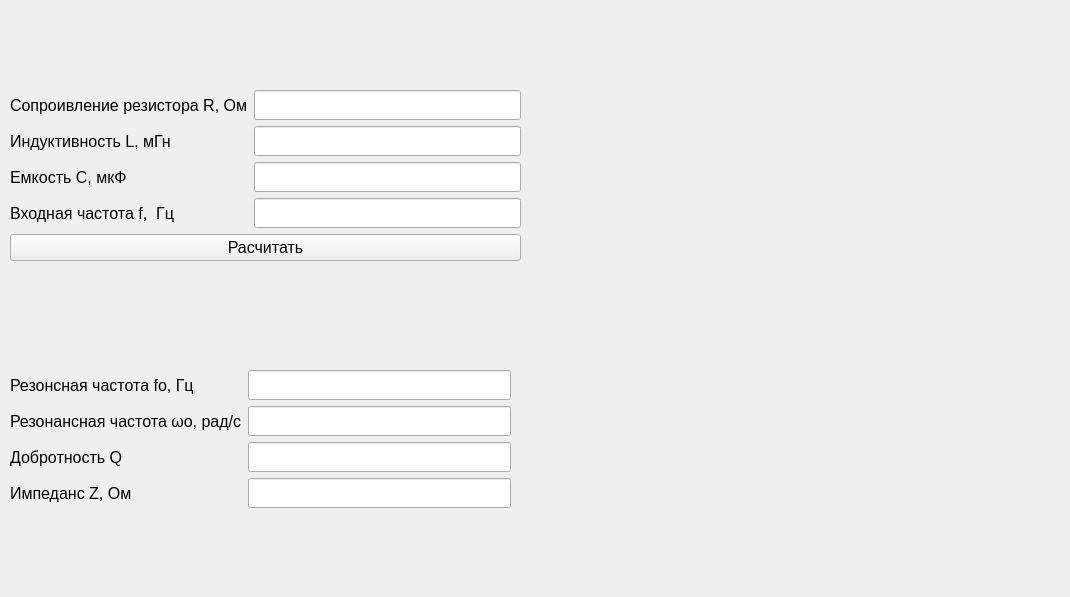
<?xml version="1.0" encoding="UTF-8"?>
<ui version="4.0">
 <class>Form</class>
 <widget class="QWidget" name="Form">
  <property name="geometry">
   <rect>
    <x>0</x>
    <y>0</y>
    <width>1070</width>
    <height>597</height>
   </rect>
  </property>
  <property name="windowTitle">
   <string>Form</string>
  </property>
  <widget class="QWidget" name="formLayoutWidget">
   <property name="geometry">
    <rect>
     <x>10</x>
     <y>370</y>
     <width>501</width>
     <height>151</height>
    </rect>
   </property>
   <layout class="QFormLayout" name="formLayout">
    <item row="1" column="0">
     <widget class="QLabel" name="label_5">
      <property name="maximumSize">
       <size>
        <width>16777215</width>
        <height>30</height>
       </size>
      </property>
      <property name="font">
       <font>
        <pointsize>12</pointsize>
       </font>
      </property>
      <property name="text">
       <string>Резонансная частота ωo, рад/с</string>
      </property>
      <property name="margin">
       <number>0</number>
      </property>
     </widget>
    </item>
    <item row="0" column="0">
     <widget class="QLabel" name="label_4">
      <property name="maximumSize">
       <size>
        <width>16777215</width>
        <height>30</height>
       </size>
      </property>
      <property name="font">
       <font>
        <pointsize>12</pointsize>
       </font>
      </property>
      <property name="text">
       <string>Резонсная частота fo, Гц</string>
      </property>
      <property name="margin">
       <number>0</number>
      </property>
     </widget>
    </item>
    <item row="2" column="0">
     <widget class="QLabel" name="label_10">
      <property name="maximumSize">
       <size>
        <width>16777215</width>
        <height>30</height>
       </size>
      </property>
      <property name="font">
       <font>
        <pointsize>12</pointsize>
       </font>
      </property>
      <property name="text">
       <string>Добротность Q</string>
      </property>
      <property name="margin">
       <number>0</number>
      </property>
     </widget>
    </item>
    <item row="0" column="1">
     <widget class="QLineEdit" name="Freq_hz">
      <property name="sizePolicy">
       <sizepolicy hsizetype="Expanding" vsizetype="Maximum">
        <horstretch>0</horstretch>
        <verstretch>0</verstretch>
       </sizepolicy>
      </property>
      <property name="minimumSize">
       <size>
        <width>0</width>
        <height>30</height>
       </size>
      </property>
     </widget>
    </item>
    <item row="1" column="1">
     <widget class="QLineEdit" name="Freq_rad">
      <property name="sizePolicy">
       <sizepolicy hsizetype="Expanding" vsizetype="Maximum">
        <horstretch>0</horstretch>
        <verstretch>0</verstretch>
       </sizepolicy>
      </property>
      <property name="minimumSize">
       <size>
        <width>0</width>
        <height>30</height>
       </size>
      </property>
     </widget>
    </item>
    <item row="2" column="1">
     <widget class="QLineEdit" name="QQ">
      <property name="sizePolicy">
       <sizepolicy hsizetype="Expanding" vsizetype="Maximum">
        <horstretch>0</horstretch>
        <verstretch>0</verstretch>
       </sizepolicy>
      </property>
      <property name="minimumSize">
       <size>
        <width>0</width>
        <height>30</height>
       </size>
      </property>
     </widget>
    </item>
    <item row="3" column="0">
     <widget class="QLabel" name="label_11">
      <property name="maximumSize">
       <size>
        <width>16777215</width>
        <height>30</height>
       </size>
      </property>
      <property name="font">
       <font>
        <pointsize>12</pointsize>
       </font>
      </property>
      <property name="text">
       <string>Импеданс Z, Ом</string>
      </property>
      <property name="margin">
       <number>0</number>
      </property>
     </widget>
    </item>
    <item row="3" column="1">
     <widget class="QLineEdit" name="ZZ">
      <property name="sizePolicy">
       <sizepolicy hsizetype="Expanding" vsizetype="Maximum">
        <horstretch>0</horstretch>
        <verstretch>0</verstretch>
       </sizepolicy>
      </property>
      <property name="minimumSize">
       <size>
        <width>0</width>
        <height>30</height>
       </size>
      </property>
     </widget>
    </item>
   </layout>
  </widget>
  <widget class="QWidget" name="formLayoutWidget_2">
   <property name="geometry">
    <rect>
     <x>10</x>
     <y>90</y>
     <width>511</width>
     <height>173</height>
    </rect>
   </property>
   <layout class="QFormLayout" name="formLayout_2">
    <item row="0" column="0">
     <widget class="QLabel" name="label">
      <property name="maximumSize">
       <size>
        <width>16777215</width>
        <height>30</height>
       </size>
      </property>
      <property name="font">
       <font>
        <pointsize>12</pointsize>
       </font>
      </property>
      <property name="text">
       <string>Сопроивление резистора R, Ом</string>
      </property>
      <property name="margin">
       <number>0</number>
      </property>
     </widget>
    </item>
    <item row="0" column="1">
     <widget class="QLineEdit" name="RR">
      <property name="sizePolicy">
       <sizepolicy hsizetype="Expanding" vsizetype="Maximum">
        <horstretch>0</horstretch>
        <verstretch>0</verstretch>
       </sizepolicy>
      </property>
      <property name="minimumSize">
       <size>
        <width>0</width>
        <height>30</height>
       </size>
      </property>
     </widget>
    </item>
    <item row="1" column="0">
     <widget class="QLabel" name="label_2">
      <property name="maximumSize">
       <size>
        <width>16777215</width>
        <height>30</height>
       </size>
      </property>
      <property name="font">
       <font>
        <pointsize>12</pointsize>
       </font>
      </property>
      <property name="text">
       <string>Индуктивность L, мГн</string>
      </property>
      <property name="margin">
       <number>0</number>
      </property>
     </widget>
    </item>
    <item row="1" column="1">
     <widget class="QLineEdit" name="LL">
      <property name="sizePolicy">
       <sizepolicy hsizetype="Expanding" vsizetype="Maximum">
        <horstretch>0</horstretch>
        <verstretch>0</verstretch>
       </sizepolicy>
      </property>
      <property name="minimumSize">
       <size>
        <width>0</width>
        <height>30</height>
       </size>
      </property>
     </widget>
    </item>
    <item row="2" column="0">
     <widget class="QLabel" name="label_3">
      <property name="maximumSize">
       <size>
        <width>16777215</width>
        <height>30</height>
       </size>
      </property>
      <property name="font">
       <font>
        <pointsize>12</pointsize>
       </font>
      </property>
      <property name="text">
       <string>Емкость C, мкФ</string>
      </property>
      <property name="margin">
       <number>0</number>
      </property>
     </widget>
    </item>
    <item row="2" column="1">
     <widget class="QLineEdit" name="CC">
      <property name="sizePolicy">
       <sizepolicy hsizetype="Expanding" vsizetype="Maximum">
        <horstretch>0</horstretch>
        <verstretch>0</verstretch>
       </sizepolicy>
      </property>
      <property name="minimumSize">
       <size>
        <width>0</width>
        <height>30</height>
       </size>
      </property>
     </widget>
    </item>
    <item row="4" column="0" colspan="2">
     <widget class="QPushButton" name="pushButton">
      <property name="font">
       <font>
        <pointsize>12</pointsize>
       </font>
      </property>
      <property name="text">
       <string>Расчитать</string>
      </property>
     </widget>
    </item>
    <item row="3" column="0">
     <widget class="QLabel" name="label_8">
      <property name="maximumSize">
       <size>
        <width>16777215</width>
        <height>30</height>
       </size>
      </property>
      <property name="font">
       <font>
        <pointsize>12</pointsize>
       </font>
      </property>
      <property name="text">
       <string>Входная частота f,  Гц</string>
      </property>
      <property name="margin">
       <number>0</number>
      </property>
     </widget>
    </item>
    <item row="3" column="1">
     <widget class="QLineEdit" name="CC_2">
      <property name="sizePolicy">
       <sizepolicy hsizetype="Expanding" vsizetype="Maximum">
        <horstretch>0</horstretch>
        <verstretch>0</verstretch>
       </sizepolicy>
      </property>
      <property name="minimumSize">
       <size>
        <width>0</width>
        <height>30</height>
       </size>
      </property>
     </widget>
    </item>
   </layout>
  </widget>
  <widget class="QLabel" name="label_6">
   <property name="geometry">
    <rect>
     <x>540</x>
     <y>80</y>
     <width>511</width>
     <height>451</height>
    </rect>
   </property>
   <property name="text">
    <string/>
   </property>
   <property name="pixmap">
    <pixmap>../../img/RLC/RLC_par.png</pixmap>
   </property>
   <property name="scaledContents">
    <bool>true</bool>
   </property>
  </widget>
  <widget class="QLabel" name="label_7">
   <property name="geometry">
    <rect>
     <x>380</x>
     <y>30</y>
     <width>47</width>
     <height>13</height>
    </rect>
   </property>
   <property name="text">
    <string/>
   </property>
  </widget>
 </widget>
 <resources/>
 <connections/>
</ui>
